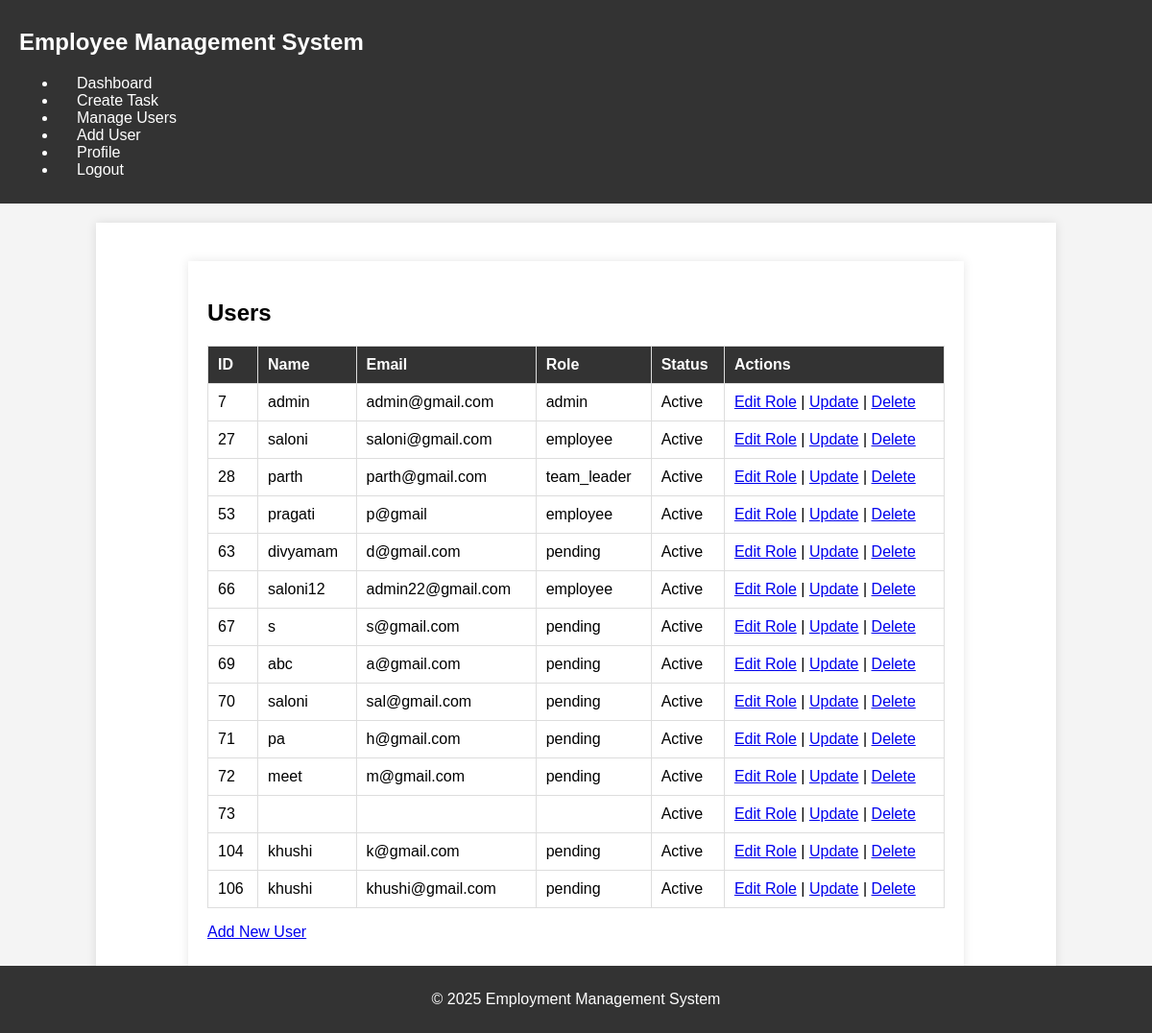
The app's page /index.php?page=users (signed in), older data.
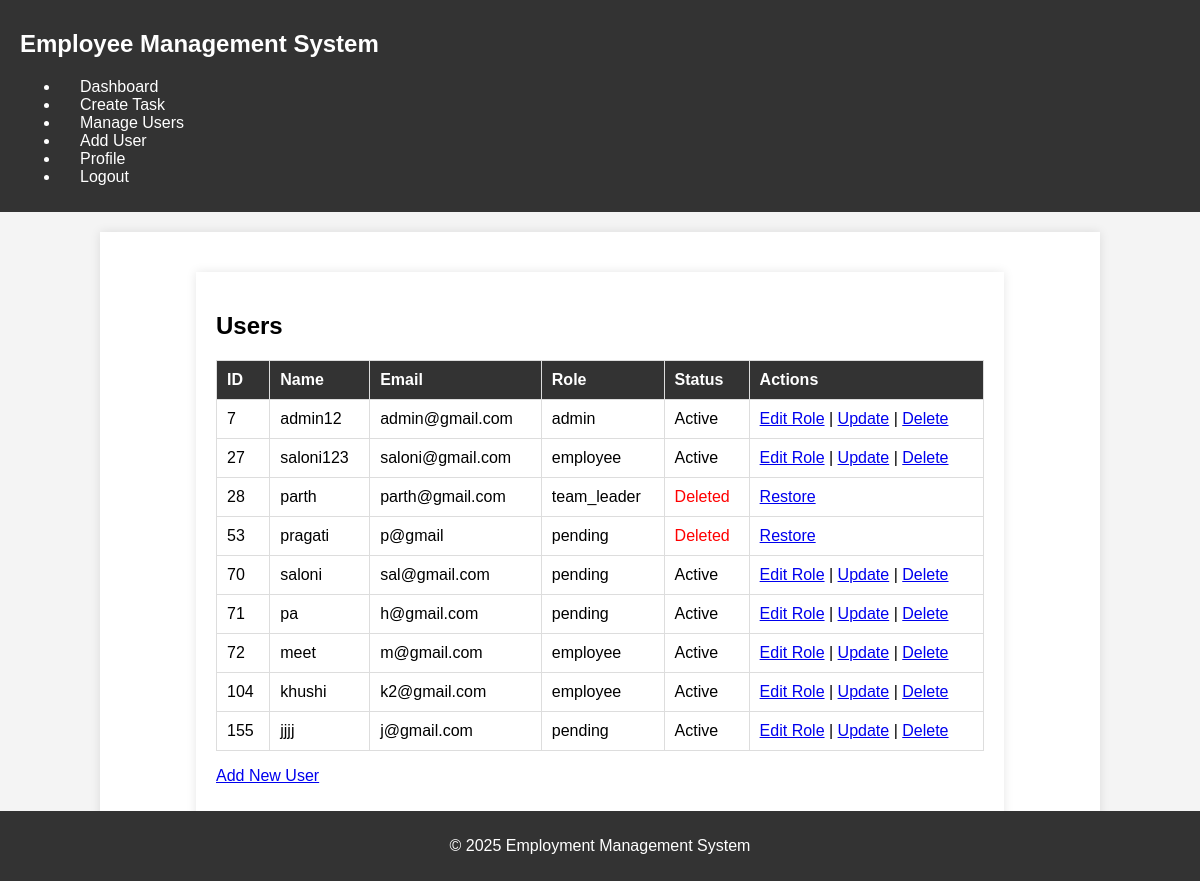
The same page, newer data.
### tables this page shows
CREATE TABLE `users` (
  `id` int(11) NOT NULL,
  `name` varchar(100) NOT NULL,
  `email` varchar(100) NOT NULL,
  `password` varchar(255) NOT NULL,
  `role` enum('pending','employee','team_leader','admin') NOT NULL DEFAULT 'pending',
  `created_at` timestamp NOT NULL DEFAULT current_timestamp(),
  `profile_image` varchar(255) DEFAULT NULL,
  `is_deleted` tinyint(1) DEFAULT 0
);

### app/controllers/Controller.php (called while the page is built, shortened)
<?php
class Controller {
    protected $viewData = [];
    protected function loadCoreModels() {
        require_once 'app/models/User.php';
    }
    protected function view($view, $data = []) {
        $data = array_merge($this->viewData, $data);
        extract($data);
        require_once "app/views/$view.php";
    }
}

### app/controllers/UserController.php (called while the page is built, shortened)
<?php
require_once 'Controller.php';
require_once 'app/models/user.php' ;
class UserController extends Controller {
    public function list() {
        $role = $_SESSION['role'];
        if ($role === 'team_leader') {
            $users = $this->models['user']->getNonAdminUsers();
        } elseif ($role === 'admin') {
            $users = $this->models['user']->getAllUsers();
        } else {
            $users = $this->models['user']->getAllActiveUsers();
        }
        $this->view('users/list', ['users' => $users]);
    }
}

### app/models/User.php (called while the page is built, shortened)
<?php
class User {
    private $conn;
    public function __construct($db) {
        $this->conn = $db;
    }
    public function getAllUsers() {
        $query = "SELECT * FROM users";
        $stmt = $this->conn->prepare($query);
        $stmt->execute();
        return $stmt;
    }
}
?>

### app/views/users/list.php (the view, shortened to what this page needs)
<?php include 'app/views/template/header.php'; ?>
<div class="container">
    <h2>Users</h2>
    <div id="users-table-container">
        <?php if (!empty($users)): ?>
            <table>
                <tr>
                    <th>ID</th>
                    <th>Name</th>
                    <th>Email</th>
                    <th>Role</th>
                    <th>Status</th>
                    <th>Actions</th>
                </tr>
                <?php foreach ($users as $user): ?>
                    <tr>
                        <td><?php echo $user['id']; ?></td>
                        <td><?php echo htmlspecialchars($user['name']); ?></td>
                        <td><?php echo htmlspecialchars($user['email']); ?></td>
                        <td><?php echo htmlspecialchars($user['role']); ?></td>
                        <td>
                            <?php echo $user['is_deleted'] ? '<span style="color:red;">Deleted</span>' : 'Active'; ?>
                        </td>
                        <td>
                            <?php if ($_SESSION['role'] === 'admin'): ?>
                                <?php if ($user['is_deleted']): ?>
                                    <a href="index.php?page=restore_user&id=<?php echo $user['id']; ?>" class="ajax-action">Restore</a>
                                <?php else: ?>
                                    <a href="index.php?page=edit_user&id=<?php echo $user['id']; ?>">Edit Role</a> |
                                    <a href="index.php?page=update_user&id=<?php echo $user['id']; ?>">Update</a> |
                                    <a href="index.php?page=delete_user&id=<?php echo $user['id']; ?>" class="ajax-action confirm-action">Delete</a>
                                <?php endif; ?>
                            <?php elseif ($_SESSION['role'] === 'team_leader' && $user['role'] !== 'admin' && !$user['is_deleted']): ?>
                                <a href="index.php?page=update_user&id=<?php echo $user['id']; ?>">Update</a>
                            <?php else: ?>
                                N/A
                            <?php endif; ?>
                        </td>
                    </tr>
                <?php endforeach; ?>
            </table>
        <?php else: ?>
            <p>No users found.</p>
        <?php endif; ?>
    </div>
    <?php if ($_SESSION['role'] === 'admin'): ?>
        <p><a href="index.php?page=add_user">Add New User</a></p>
    <?php endif; ?>
</div>
<?php include 'app/views/template/footer.php'; ?>

### index.php (shortened to what this page needs)
<?php
require_once 'app/controllers/UserController.php';
$page = trim($_GET['page']);
$userController = new UserController();
switch ($page) {
    case 'users':
        $userController->list();
        break;
}

### app/views/template/header.php (shortened to what this page needs)
<!DOCTYPE html>
<html lang="en">
<head>
    <link rel="stylesheet" href="assets/css/style.css">
</head>
<body>
<header>
    <nav>
        <h1>Employee Management System</h1>
        <ul>
            <?php if (isset($_SESSION['id'])): ?>
                <li><a href="index.php?page=dashboard">Dashboard</a></li>
                <?php if (in_array($_SESSION['role'], ['admin', 'team_leader'])): ?>
                    <li><a href="index.php?page=tasks">Create Task</a></li>
                    <li><a href="index.php?page=users">Manage Users</a></li>
                    <?php if ($_SESSION['role'] === 'admin'): ?>
                        <li><a href="index.php?page=add_user">Add User</a></li>
                    <?php endif; ?>
                <?php endif; ?>
                <li><a href="index.php?page=profile">Profile</a></li>
                <li><a href="index.php?page=logout">Logout</a></li>
            <?php endif; ?>
        </ul>
    </nav>
</header>
<div class="container">

### app/views/template/footer.php
    </div>
    <footer>
        <p>&copy; 2025 Employment Management System</p>
    </footer>
</body>
</html>

### assets/css/style.css (style rules this page uses)
body { font-family: Arial, sans-serif; margin: 0; padding: 0; background-color: #f4f4f4; }
header { background-color: #333; color: white; padding: 10px 20px; display: flex; justify-content: space-between; align-items: center; }
header a { color: white; text-decoration: none; margin-inline-start: 20px; }
.container { inline-size: 80%; margin: 20px auto; padding: 20px; background-color: white; box-shadow: 0 0 10px rgba(0,0,0,0.1); }
table { inline-size: 100%; border-collapse: collapse; margin-block-start: 20px; }
table, th, td { border: 1px solid #ddd; }
th, td { padding: 10px; text-align: start; }
th { background-color: #333; color: white; }
footer { background-color: #333; color: white; text-align: center; padding: 10px 0; position: fixed; inset-block-end: 0; inline-size: 100%; }

Row changes from the older to the newer data that the page shows:
removed users: id "63", name "divyamam", email "d@gmail.com", role "pending", is_deleted "Active"
removed users: id "66", name "saloni12", email "admin22@gmail.com", role "employee", is_deleted "Active"
removed users: id "67", name "s", email "s@gmail.com", role "pending", is_deleted "Active"
removed users: id "69", name "abc", email "a@gmail.com", role "pending", is_deleted "Active"
removed users: id "73", is_deleted "Active"
removed users: id "106", name "khushi", email "khushi@gmail.com", role "pending", is_deleted "Active"
changed users "admin@gmail.com": name "admin" → "admin12"
changed users "saloni@gmail.com": name "saloni" → "saloni123"
changed users "parth": is_deleted "Active Edit Role | Update | Delete" → "Deleted Restore"
changed users "pragati": role "employee" → "pending"; is_deleted "Active Edit Role | Update | Delete" → "Deleted Restore"
changed users "meet": role "pending" → "employee"
changed users "khushi": email "k@gmail.com" → "k2@gmail.com"; role "pending" → "employee"
added users: id "155", name "jjjj", email "j@gmail.com", role "pending", is_deleted "Active"
